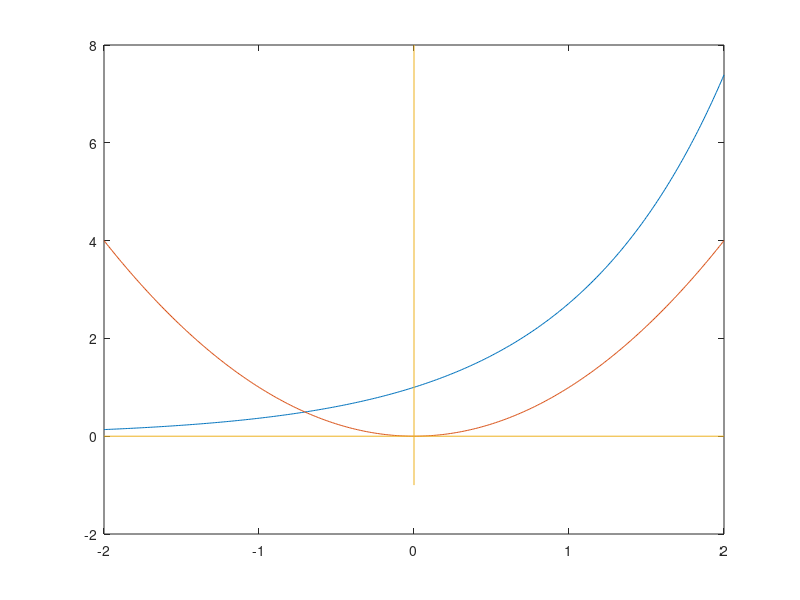

The MATLAB script that drew this image: (Note: this script raises an error after producing the figure.)
%Grafik Ganda Persamaan 2

x = linspace(-2,2,400);
f1 = @(x) exp(x) ;
f2 = @(x) x.^2;
y1 = f1(x) ;
y2 = f2(x) ;
plot(x,y1,x,y2)

line([-2,2],[0,0])
line([0,0],[-1,8])
gtext('y_1 = e^x')
gtext('y_2 = x^2')
gtext('Akar')
